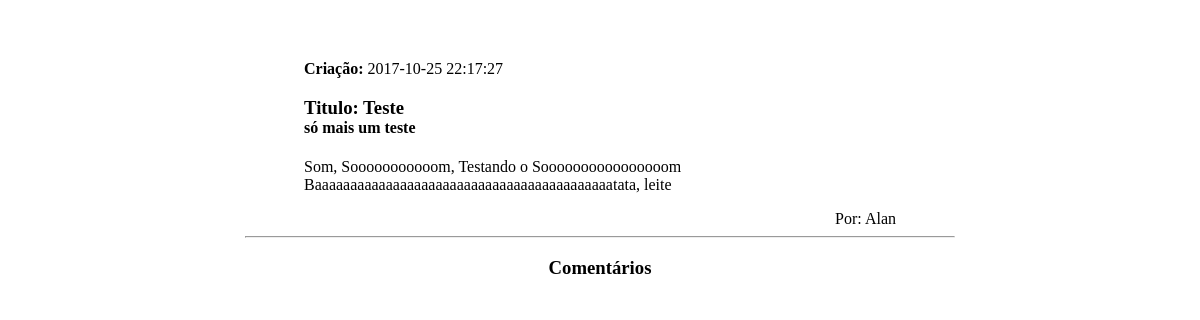
Screenshot of /Funcoes/ShowPost.php?id=1 with the database file from the repository.
### tables this page shows
CREATE TABLE IF NOT EXISTS `post` (
  `usuario_id` int(11) NOT NULL,
  `Titulo` varchar(100) NOT NULL,
  `Descricao` varchar(200) NOT NULL,
  `post` text NOT NULL,
  `creation_time` datetime NOT NULL,
  `ult_usuario_id` int(11) NOT NULL,
  `status` int(11) NOT NULL,
  `id` int(11) NOT NULL AUTO_INCREMENT,
  PRIMARY KEY (`id`),
  KEY `usuario_id` (`usuario_id`),
  KEY `ult_usuario_id` (`ult_usuario_id`)
);

CREATE TABLE IF NOT EXISTS `usuario` (
  `nome` varchar(250) NOT NULL,
  `tipo` int(11) NOT NULL,
  `senha` varchar(250) NOT NULL,
  `id` int(11) NOT NULL AUTO_INCREMENT,
  `status` int(11) NOT NULL,
  `ult_alt` datetime DEFAULT NULL,
  `alt_usuario_id` int(11) NOT NULL,
  PRIMARY KEY (`id`),
  KEY `alt_usuario_id` (`alt_usuario_id`)
);

### Funcoes/ShowPost.php (the view, shortened to what this page needs)
<link type="text/css" rel="stylesheet" media="screen" href="funcoes/estilos.css" />
<?php
					try {
						$user = 'root';
						$pass = '';
					    $dbh = new PDO('mysql:host=localhost;dbname=blog', $user, $pass, array(PDO::MYSQL_ATTR_INIT_COMMAND => "SET NAMES 'utf8'"));
					    $path = 'SELECT post.post, post.creation_time, usuario.nome, post.Titulo, post.Descricao
											 FROM usuario
											 INNER JOIN post
											 ON usuario.id = post.usuario_id
											 WHERE post.id = '.$_GET['id'].';';
					    foreach($dbh->query($path) as $row) {
					        echo '<div class="Centralizado" style="">';
					    			echo '<div > <p ><h4 class="hCriacao" >Criação: </h4> '.$row['creation_time']."</div> ";
					    			echo '<div > <h3 class="tituloh3">Titulo: '.$row['Titulo']."</h3></div> ";
					    			echo '<div > <h4 class="hDesc">'.$row['Descricao']."</h4></div> ";
					    			echo '<div> <p id="pPost">'.$row['post']."</p></div> ";
					    			echo '<div class="ShowName"> Por: '.$row['nome']."</div> ";
					    	echo "</div>";
					    	echo "<hr class=\"hrPost\">";
					    	echo "<div class=\"TituloComentarios\">";
					    		echo "<h3>Comentários</h3><br>";
					    	echo "</div>";
							    		?>
							    		<?php
					    }
					} catch (PDOException $e) {
					    print "Error!: " . $e->getMessage() . "<br/>";
					    die();
					}
				?>

### Funcoes/estilos.css (style rules this page uses)
hr { background-color: red; color: red; }
hr.hrPost { margin-left: 20%; margin-right: 20%; }
#pPost { white-space: pre-line; }
.Centralizado { margin: auto; width: 50%; }
.hCriacao { display: inline; }
.hDesc { margin-top: 0px; color: black; }
.tituloh3 { margin-bottom: 0px; }
.TituloComentarios { margin: auto; width: 70%; text-align: center; }
.ShowName { text-align: right; }

### rows the page displays
post: creation_time "2017-10-25 22:17:27", Titulo "Teste", Descricao "só mais um teste", post "Som, Sooooooooooom, Testando o Soooooooooooooooom Baaaaaaaaaaaaaaaaaaaaaaaaaaaaaaaaaaaaaaaaaatata, leite", usuario.nome "Alan"
